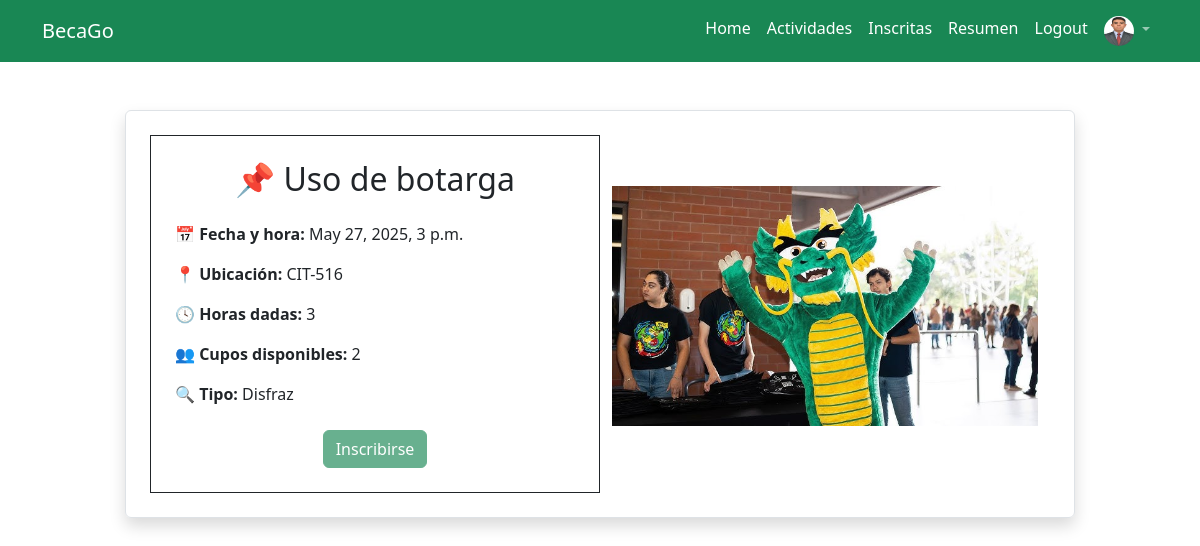
The page /tasks/6/ (signed in) on the database its author committed.
### tasks/models.py (models this page shows, shortened)
class Profile(models.Model):
    CARRERAS = [
        ('Biomédica', 'Biomédica'),
        ('Biotecnología Industrial', 'Biotecnología Industrial'),
        ('Ciencia de la Administración', 'Ciencia de la Administración'),
        ('Ciencias de Alimentos', 'Ciencias de Alimentos'),
        ('Ciencias de Alimentos Industrial', 'Ciencias de Alimentos Industrial'),
        ('Civil', 'Civil'),
        ('Civil Arquitectónica', 'Civil Arquitectónica'),
        ('Ciencia de la Computación y Tecnologías de la Información', 'Ciencia de la Computación y Tecnologías de la Información'),
        ('Electrónica', 'Electrónica'),
        ('Industrial', 'Industrial'),
        ('Mecánica', 'Mecánica'),
        ('Mecánica Industrial', 'Mecánica Industrial'),
        ('Mecatrónica', 'Mecatrónica'),
        ('Química', 'Química'),
        ('Química Industrial', 'Química Industrial'),
        ('Ingeniería en Ciencia de la Administración', 'Ingeniería en Ciencia de la Administración'),
        ('Administración de Empresas', 'Administración de Empresas'),
        ('International Marketing and Business Analytics', 'International Marketing and Business Analytics'),
        ('Comunicación Estratégica', 'Comunicación Estratégica'),
        ('Profesorado de Enseñanza Media especializado en Educación Musical', 'Profesorado de Enseñanza Media especializado en Educación Musical'),
        ('Profesorado de Enseñanza Media especializado en English Language Teaching (ELT)', 'Profesorado de Enseñanza Media especializado en English Language Teaching (ELT)'),
        ('Profesorado Especializado en Educación Inclusiva', 'Profesorado Especializado en Educación Inclusiva'),
        ('Profesorado Especializado en Educación Primaria (100% virtual)', 'Profesorado Especializado en Educación Primaria (100% virtual)'),
        ('Profesorado Especializado en Problemas del Aprendizaje', 'Profesorado Especializado en Problemas del Aprendizaje'),
        ('Profesorado de Enseñanza Media Especializado en Matemática y Ciencias Físicas', 'Profesorado de Enseñanza Media Especializado en Matemática y Ciencias Físicas'),
        ('Profesorado de Enseñanza Media Especializado en Ciencias Químicas y Biológicas', 'Profesorado de Enseñanza Media Especializado en Ciencias Químicas y Biológicas'),
        ('Profesorado de Enseñanza Media Especializado en Ciencias Sociales', 'Profesorado de Enseñanza Media Especializado en Ciencias Sociales'),
        ('Profesorado de Enseñanza Media Especializado en Comunicación y Lenguaje', 'Profesorado de Enseñanza Media Especializado en Comunicación y Lenguaje'),
        ('Baccalaureatus en Artibus', 'Baccalaureatus en Artibus'),
        ('Baccalaureatus en Scientiis', 'Baccalaureatus en Scientiis'),
        ('Arquitectura', 'Arquitectura'),
        ('Biología', 'Biología'),
        ('Bioquímica y Microbiología', 'Bioquímica y Microbiología'),
        ('Biotecnología Molecular', 'Biotecnología Molecular'),
        ('Física', 'Física'),
        ('Matemática Aplicada', 'Matemática Aplicada'),
        ('Nutrición', 'Nutrición'),
        ('Química', 'Química'),
        ('Química Farmacéutica', 'Química Farmacéutica'),
        ('Antropología', 'Antropología'),
        ('Arqueología', 'Arqueología'),
        ('Psicología', 'Psicología'),
        ('Relaciones Internacionales', 'Relaciones Internacionales'),
        ('Composición y Producción Musical', 'Composición y Producción Musical'),
        ('Diseño de Producto e Innovación', 'Diseño de Producto e Innovación'),
    ]
    user = models.OneToOneField(User, on_delete=models.CASCADE)
    profile_image = models.ImageField(upload_to='profile_images/', default='profile_images/default.png')
    phone_number = models.CharField(max_length=15, blank=True, null=True)
    university_career = models.CharField(max_length=100, choices=CARRERAS, blank=True, null=True)

class Task(models.Model):
    title = models.CharField(max_length=100)
    description = models.TextField(blank=True)
    date_time = models.DateTimeField()
    location = models.CharField(max_length=100)
    type = models.CharField(max_length=100)
    space = models.IntegerField(default=0)
    hours=models.IntegerField(default=0)
    users = models.ManyToManyField(User, related_name='tasks')
    image = models.ImageField(upload_to='task_images/', blank=True, null=True)

### tasks/views.py (the view, shortened to what this page needs)
# urls.py: path('tasks/<int:task_id>/', views.task_detail, name='task_detail'),
@login_required
def task_detail(request, task_id):
    if request.method=='GET':
        task=get_object_or_404(Task, pk=task_id)
        form=TaskForm(instance=task)
        inscrito = Inscripcion.objects.filter(user=request.user, task=task).exists()
        return render(request, 'task_detail.html', {'task':task, 'form':form, 'inscrito':inscrito})

### tasks/templates/task_detail.html (shortened to what this page needs)
{% extends 'base.html' %}
{% block content %}
<main class="container mt-5">
    <div class="row justify-content-center">
        <div class="col-md-10">
            <div class="row border rounded shadow p-4">
                <div class="col-md-6 border border-dark p-4">
                    <h2 class="mb-4 text-center">📌 {{ task.title }}</h2>
                    <p><strong>📅 Fecha y hora:</strong> {{ task.date_time }}</p>
                    <p><strong>📍 Ubicación:</strong> {{ task.location }}</p>
                    <p><strong>🕓 Horas dadas:</strong> {{ task.hours }}</p>
                    <p><strong>👥 Cupos disponibles:</strong> {{ task.space }}</p>
                    <p><strong>🔍 Tipo:</strong> {{ task.type }}</p>
                    <div class="text-center mt-4">
                        {% if inscrito %}
                        <button class="btn btn-success" data-bs-toggle="modal" data-bs-target="#modalInscripcion" disabled>
                            Inscribirse
                        </button>
                        {% else %}
                        <button class="btn btn-success" data-bs-toggle="modal" data-bs-target="#modalInscripcion">
                            Inscribirse
                        </button>
                        {% endif %}
                    </div>
                </div>
                <div class="col-md-6 d-flex align-items-center justify-content-center">
                    {% if task.image %}
                        <img src="{{ task.image.url }}" alt="{{ task.title }}" class="img-fluid mb-3">
                    {% else %}
                        <p class="text-muted">Sin imagen disponible</p>
                    {% endif %}
                </div>
            </div>
        </div>
    </div>
</main>
{% endblock %}

### tasks/templates/base.html (shortened to what this page needs)
<!DOCTYPE html>
<html lang="en">
<head>
    <link rel="stylesheet" href="https://cdn.jsdelivr.net/npm/bootstrap@5.3.5/dist/css/bootstrap.min.css">
</head>
<body>
    <nav class="navbar navbar-expand-lg bg-success navbar-dark">
        <div class="container">
            <a class="navbar-brand" href="/">BecaGo</a>
            <div class="collapse navbar-collapse" id="navbarNav">
                <ul class="navbar-nav ms-auto">
                    <li class="nav-item">
                        <a href="/" class="nav-link active" aria-current="page">Home</a>
                    </li>
                    {% if user.is_authenticated %}
                    <li class="nav-item">
                        <a href="/tasks" class="nav-link active" aria-current="page">Actividades</a>
                    </li>
                    <li class="nav-item">
                        <a href="/mis-tareas" class="nav-link active" aria-current="page">Inscritas</a>
                    </li>
                    <li class="nav-item">
                        <a href="/resumen" class="nav-link active" aria-current="page">Resumen</a>
                    </li>
                    <li class="nav-item">
                        <a href="/logout" class="nav-link active" aria-current="page">Logout</a>
                    </li>
                    <li class="nav-item dropdown">
                        <a class="nav-link dropdown-toggle" href="#" id="navbarDropdown" role="button" data-bs-toggle="dropdown" aria-expanded="false">
                            <img src="{{ user.profile.profile_image.url }}" alt="User Image" style="width: 30px; height: 30px; border-radius: 50%;">
                        </a>
                    </li>
                    {% endif %}
                </ul>
            </div>
        </div>
    </nav>
    {% block content %}
    {% endblock %}
</body>
</html>

### rows shown on the page
Task: title "Uso de botarga", date_time "May 27, 2025, 3 p.m.", location "CIT-516", hours "3", space "2", type "Disfraz", image (picture)
